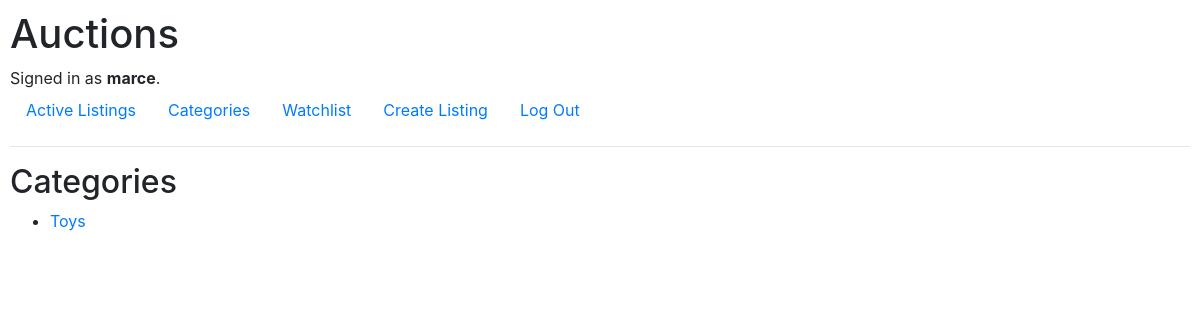
Before: /categories (signed in) with the older database file.
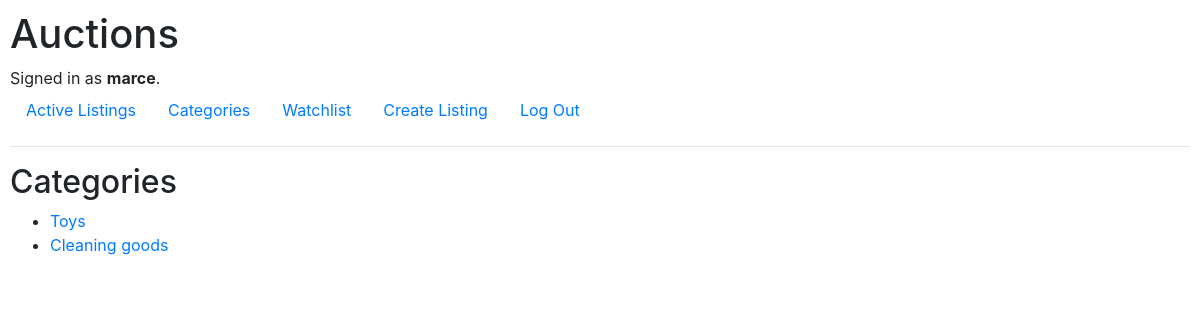
After: the same page with the newer database file.
### auctions/models.py (models this page shows, shortened)
class Category(models.Model):
    name = models.CharField(max_length=50)
    description = models.CharField(max_length=500)

### auctions/views.py (the view)
# urls.py: path("categories", views.categories, name="categories"),
def categories(request):
    return render(request, "auctions/categories.html",
    {
        "categories": Category.objects.all()
    })

### auctions/templates/auctions/categories.html
{% extends "auctions/layout.html" %}
{% block body %}
    <h2>Categories</h2>
    <ul>
        {% for category in categories %}
            <li>
                <a href="{% url 'auctions:category' category.id %}">
                {{ category.name }}
                </a>
            </li>
        {% endfor %}
    </ul>
{% endblock %}

Changed rows visible on the page:
added Category: name "Cleaning goods"
